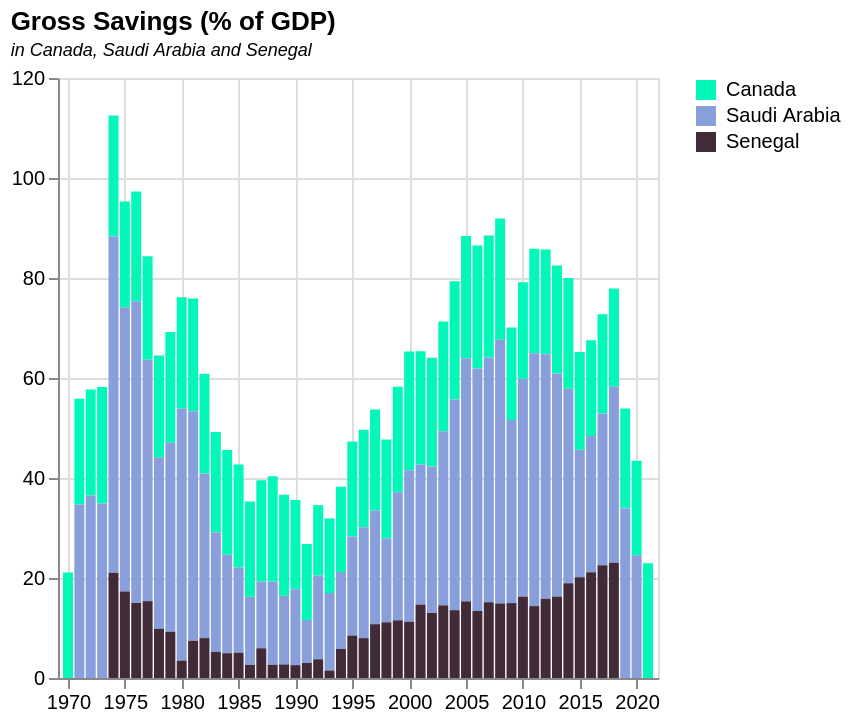

Source (Vega-Lite JSON):
### Vega-Lite specification from a JSON file in a GitHub repository (floating-point values rounded to 4 significant figures; data arrays with more than 128 entries replaced by an {"elided": "..."} marker saying what was removed)
{"$schema": "https://vega.github.io/schema/vega-lite/v5.json", "description": "Bar chart with embedded data", "title": {"text": "Gross Savings (% of GDP)", "subtitle": "in Canada, Saudi Arabia and Senegal", "subtitleFontStyle": "italic", "subtitleFontSize": 9, "anchor": "start", "color": "black"}, "data": {"values": {"elided": "147 records"}}, "mark": "bar", "width": 300, "height": 300, "encoding": {"x": {"field": "Year", "sort": "-x", "type": "temporal", "title": null}, "y": {"field": "Gross savings (% of GDP)", "title": null, "type": "quantitative", "scale": {"domain": [0, 120]}}, "color": {"field": "Country Name", "type": "nominal", "scale": {"domain": ["Canada", "Saudi Arabia", "Senegal"], "range": ["#03f7b8", "#899fdb", "#422b39"]}, "title": null}}}
